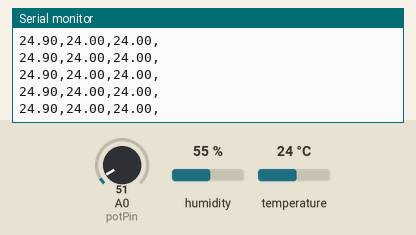
Recording of a sketch running on a simulated Arduino Uno, built with avr-gcc and run on an emulated ATmega328P. Parts: the last lines printed to the serial monitor. Inputs (shaded band) come from the test bench; at power-on: A0 (potPin) = 51, humidity 55 %, temperature 24 °C.

Above: at 1.2 s.
1.3 s: A0 (potPin) set to 22
At 2.3 s:
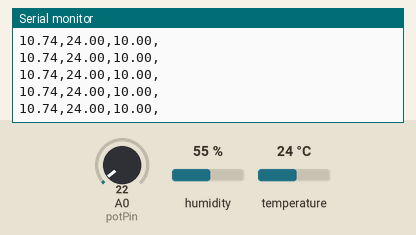
2.8 s: A0 (potPin) set to 19
At 3.6 s:
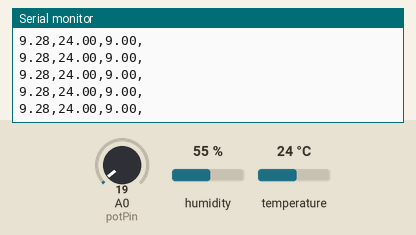
Timing chart, 0 to 5.8 s (numbered marks = the images above; inputs shaded):
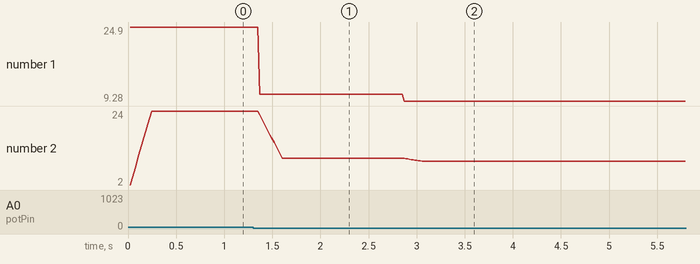

The sketch:

LM35_DHT11_Filter.ino
```cpp
/*
 * LM35
 * 模拟温度传感器LM35测试
 */

float Filter_Value;
int potPin = A0;
float temperature = 0;
long value = 0;

//DHT11
#include "DHT.h"

#define DHTPIN  2
#define DHTTYPE DHT11

DHT dht(DHTPIN, DHTTYPE);

void setup() {
  Serial.begin(9600); //设置串口波特率9600
  dht.begin();
}

void loop() {
  value = analogRead(potPin); //读取模拟输入

  //电压与摄氏度转换：
  //0.00488125=5/1024，0~5V对应模拟口读数1~1024，每10毫伏对应1℃
  temperature = (value * 0.0048828125 * 100);
  float h = dht.readHumidity();//读湿度
  float t = dht.readTemperature();//读温度(摄氏度)

  Filter_Value = Filter();       // 获得滤波器输出值

  Serial.print(temperature);
  Serial.print(",");
  Serial.print(t);
  Serial.print(",");
  Serial.print(Filter_Value); // 串口输出
  Serial.println(",");
  delay(10);
}

float Get_AD() {
  return temperature;
}

//// 中位值平均滤波法（又称防脉冲干扰平均滤波法）（算法1）
//#define FILTER_N 12
//float Filter() {
//  int i, j;
//  float filter_temp, filter_sum = 0;
//  int filter_buf[FILTER_N];
//  for(i = 0; i < FILTER_N; i++) {
//    filter_buf[i] = Get_AD();
//    delay(1);
//  }
//  // 采样值从小到大排列（冒泡法）
//  for(j = 0; j < FILTER_N - 1; j++) {
//    for(i = 0; i < FILTER_N - 1 - j; i++) {
//      if(filter_buf[i] > filter_buf[i + 1]) {
//        filter_temp = filter_buf[i];
//        filter_buf[i] = filter_buf[i + 1];
//        filter_buf[i + 1] = filter_temp;
//      }
//    }
//  }
//  // 去除最大最小极值后求平均
//  for(i = 1; i < FILTER_N - 1; i++) filter_sum += filter_buf[i];
//  return filter_sum / (FILTER_N - 2);
//}

//// 中位值滤波法
//#define FILTER_N 12
//float Filter() {
//  int filter_buf[FILTER_N];
//  int i, j;
//  float filter_temp;
//  for(i = 0; i < FILTER_N; i++) {
//    filter_buf[i] = Get_AD();
//  }
//  // 采样值从小到大排列（冒泡法）
//  for(j = 0; j < FILTER_N - 1; j++) {
//    for(i = 0; i < FILTER_N - 1 - j; i++) {
//      if(filter_buf[i] > filter_buf[i + 1]) {
//        filter_temp = filter_buf[i];
//        filter_buf[i] = filter_buf[i + 1];
//        filter_buf[i + 1] = filter_temp;
//      }
//    }
//  }
//  return filter_buf[(FILTER_N - 1) / 2];
//}

////算术平均滤波法
//#define FILTER_N 12
//float Filter() {
//  int i;
//  float filter_sum = 0;
//  for(i = 0; i < FILTER_N; i++) {
//    filter_sum += Get_AD();
//    delay(1);
//  }
//  return (float)(filter_sum / FILTER_N);
//}

//递推平均滤波法（又称滑动平均滤波法）

#define FILTER_N 12
int filter_buf[FILTER_N + 1];
float Filter() {
  int i;
  float filter_sum = 0;
  filter_buf[FILTER_N] = Get_AD();
  for(i = 0; i < FILTER_N; i++) {
    filter_buf[i] = filter_buf[i + 1]; // 所有数据左移，低位仍掉
    filter_sum += filter_buf[i];
  }
  return (float)(filter_sum / FILTER_N);
}
```

Measured:
- after the input at 1.3 s, the serial monitor: prints a new line after 0.07 s (image 1)
- after the input at 2.8 s, the serial monitor: prints a new line after 0.07 s (image 2)
- plotted number 1: 24.9 → 10.74 after the input at 1.3 s, 10.74 → 9.28 after the input at 2.8 s
- plotted number 2: 10 → 9 after the input at 2.8 s
